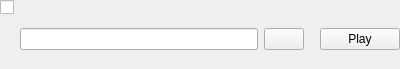
<ui version="4.0" >
 <author></author>
 <comment></comment>
 <exportmacro></exportmacro>
 <class>NotificationSettingsItem</class>
 <widget class="QWidget" name="NotificationSettingsItem" >
  <property name="geometry" >
   <rect>
    <x>0</x>
    <y>0</y>
    <width>400</width>
    <height>69</height>
   </rect>
  </property>
  <layout class="QVBoxLayout" >
   <property name="margin" >
    <number>0</number>
   </property>
   <property name="spacing" >
    <number>6</number>
   </property>
   <item>
    <widget class="QCheckBox" name="checkBox" >
     <property name="text" >
      <string/>
     </property>
    </widget>
   </item>
   <item>
    <widget class="QFrame" name="frame" >
     <property name="sizePolicy" >
      <sizepolicy>
       <hsizetype>5</hsizetype>
       <vsizetype>1</vsizetype>
       <horstretch>0</horstretch>
       <verstretch>0</verstretch>
      </sizepolicy>
     </property>
     <property name="frameShadow" >
      <enum>QFrame::Raised</enum>
     </property>
     <layout class="QHBoxLayout" >
      <property name="margin" >
       <number>0</number>
      </property>
      <property name="spacing" >
       <number>6</number>
      </property>
      <item>
       <spacer>
        <property name="orientation" >
         <enum>Qt::Horizontal</enum>
        </property>
        <property name="sizeType" >
         <enum>QSizePolicy::Fixed</enum>
        </property>
        <property name="sizeHint" >
         <size>
          <width>20</width>
          <height>20</height>
         </size>
        </property>
       </spacer>
      </item>
      <item>
       <widget class="QLineEdit" name="soundLineEdit" >
        <property name="toolTip" >
         <string>Sound file</string>
        </property>
       </widget>
      </item>
      <item>
       <widget class="QPushButton" name="browseButton" >
        <property name="toolTip" >
         <string>Find a sound file</string>
        </property>
        <property name="icon" >
         <iconset/>
        </property>
       </widget>
      </item>
      <item>
       <spacer>
        <property name="orientation" >
         <enum>Qt::Horizontal</enum>
        </property>
        <property name="sizeType" >
         <enum>QSizePolicy::Fixed</enum>
        </property>
        <property name="sizeHint" >
         <size>
          <width>10</width>
          <height>20</height>
         </size>
        </property>
       </spacer>
      </item>
      <item>
       <widget class="QPushButton" name="playButton" >
        <property name="toolTip" >
         <string>Play sound file</string>
        </property>
        <property name="text" >
         <string>Play</string>
        </property>
        <property name="icon" >
         <iconset resource="../wengophone.qrc" >:/pics/play.png</iconset>
        </property>
       </widget>
      </item>
     </layout>
    </widget>
   </item>
   <item>
    <spacer>
     <property name="orientation" >
      <enum>Qt::Vertical</enum>
     </property>
     <property name="sizeType" >
      <enum>QSizePolicy::Fixed</enum>
     </property>
     <property name="sizeHint" >
      <size>
       <width>20</width>
       <height>12</height>
      </size>
     </property>
    </spacer>
   </item>
  </layout>
 </widget>
 <pixmapfunction></pixmapfunction>
 <tabstops>
  <tabstop>soundLineEdit</tabstop>
  <tabstop>browseButton</tabstop>
  <tabstop>playButton</tabstop>
 </tabstops>
 <resources>
  <include location="../wengophone.qrc" />
 </resources>
 <connections>
  <connection>
   <sender>checkBox</sender>
   <signal>toggled(bool)</signal>
   <receiver>frame</receiver>
   <slot>setEnabled(bool)</slot>
   <hints>
    <hint type="sourcelabel" >
     <x>41</x>
     <y>53</y>
    </hint>
    <hint type="destinationlabel" >
     <x>46</x>
     <y>105</y>
    </hint>
   </hints>
  </connection>
 </connections>
</ui>
